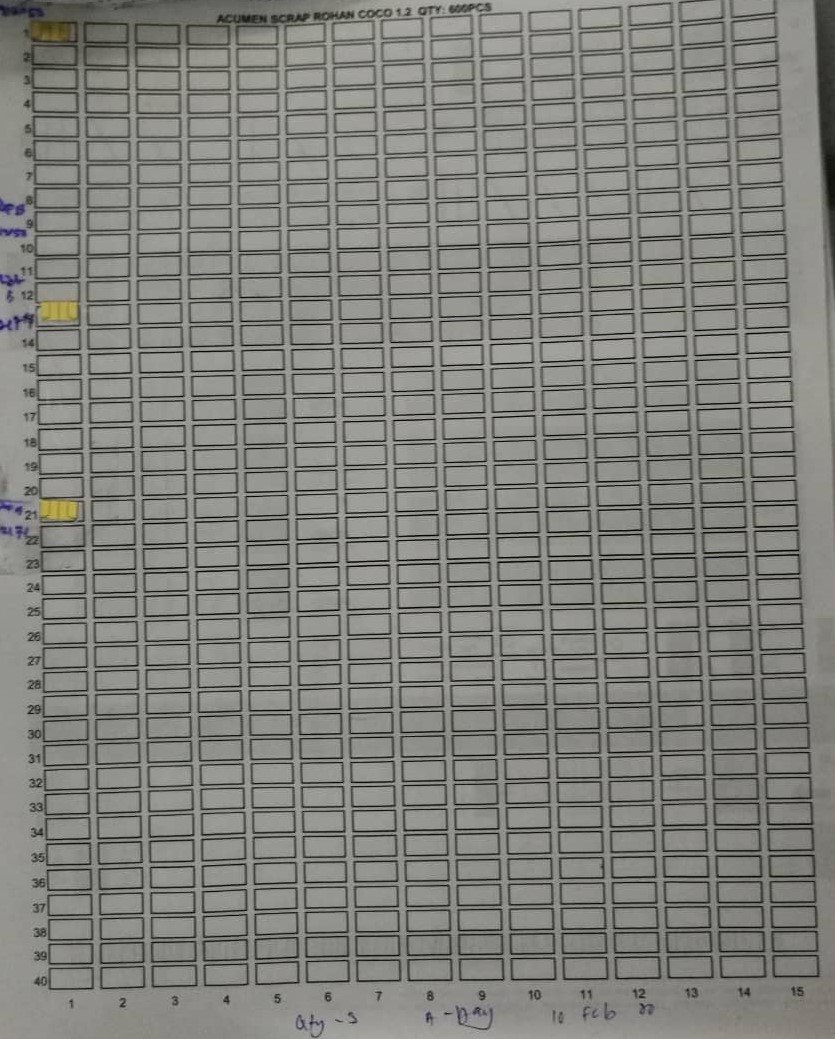
#> input picture Datasets/nus-sds-dsc2021/train_data/train_images/1063.jpg, 835 x 1039 px, found by its file name
$ jupyter execute --allow-errors digit_recogniser_xy.ipynb
#> lines starting #> are read from the running program, lines starting #| are printed output that depends on the picture; after the words box and inside, x2 and y2 are one past the last pixel; in counts of white or black regions, pixels touching at a corner belong together
### notebook/helper_functions.py
import cv2 as cv
import os


# Takes the image directory path and output a list of image matrices
def read_imgs(path):
    return {int(img.split(".")[0]): cv.imread(os.path.join(path, img)) for img in os.listdir(path)}


# Returns the coordinates of a bounding rectangle around all the input contours
def get_bounding_rect_coor(contours):
    min_x, min_y, max_x, max_y = 396, 549, 0, 0
    for cnt in contours:
        for pt in cnt:
            x, y = pt[0]
            max_x = max(max_x, x)
            max_y = max(max_y, y)
            min_x = min(min_x, x)
            min_y = min(min_y, y)
    return min_x, min_y, max_x, max_y

### notebook/digit_recogniser_xy.ipynb
[cell 1]
import cv2 as cv
import os
import numpy as np
import pandas as pd
import matplotlib.pyplot as plt
from helper_functions import read_imgs, get_bounding_rect_coor

[cell 2]
def handwritingExtract(file_path):
    img = plt.imread(file_path)
#> img is the input picture: shape (1039, 835, 3); mean R, G, B 130, 130.5, 125.5
#     cv.imshow("Original", img)
#     cv.waitKey(0)
    hsv = cv.cvtColor(img, cv.COLOR_BGR2HSV)
#> hsv: shape (1039, 835, 3); mean H, S, V 87.1, 12.5, 130.8
    h, s, v = cv.split(hsv)
# [4 lines of commented-out code are left out]
    inverted = s

    ret, th = cv.threshold(inverted, 150, 255, cv.THRESH_BINARY + cv.THRESH_OTSU)
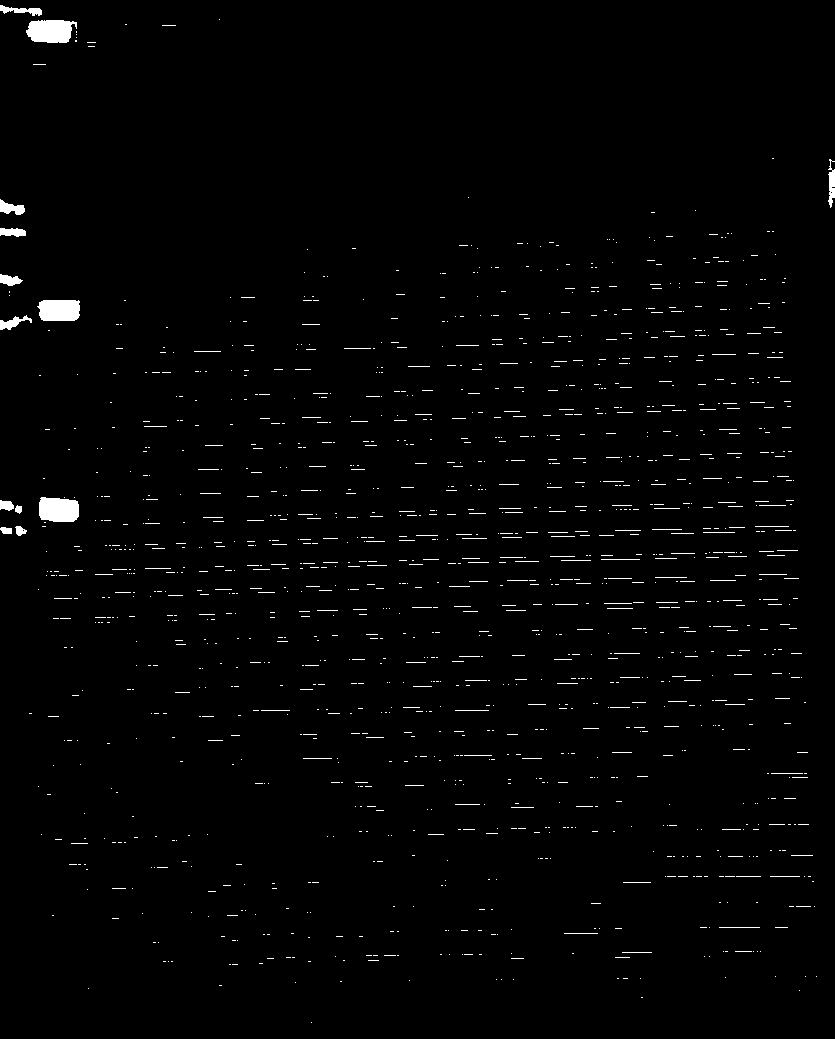
#> th: shape (1039, 835); 1.4% white; 1390 white regions (1304 under 20 px), largest, box (x1, y1, x2, y2) and area: (26, 20, 77, 43) 943, (39, 497, 79, 522) 881, (37, 300, 80, 321) 825
#> ret = 56
# [4 lines of commented-out code are left out]
    dilateKernel = np.ones((1, 30), np.uint8)
    dilated = cv.dilate(th, dilateKernel)
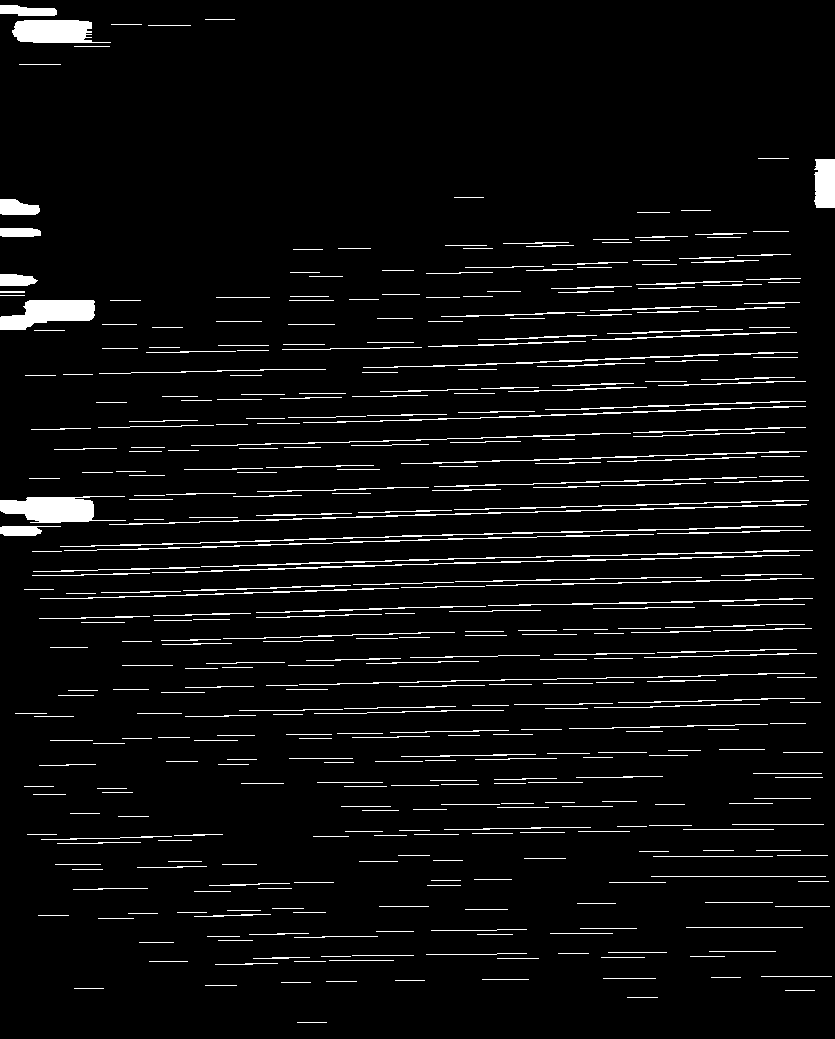
#> dilated: shape (1039, 835); 5.1% white; 417 white regions
#     cv.imshow("Dilated", dilated)
    contours, hierarchy = cv.findContours(dilated, cv.RETR_EXTERNAL, cv.CHAIN_APPROX_SIMPLE)
#> contours = 417 contours, 357 with area under 20; largest, box (x1, y1, x2, y2) and area: (0, 496, 126, 523) 1876, (0, 300, 95, 330) 1770, (12, 20, 111, 43) 1570, (814, 159, 835, 208) 897, (0, 199, 40, 215) 462
    imgShape = img.shape
#> imgShape = (1039, 835, 3)
    validContours = []
    for contour in contours:
        area = cv.contourArea(contour)
        x, y, w, h = cv.boundingRect(contour)
        if area > 100 and (y > 0.80 * imgShape[0] or y + h < 0.20 * imgShape[0]):
            validContours.append(contour)
#> this loop made 417 passes
#> (area, x, y, w, h) on passes 40, 415, 417: (23, 194, 914, 77, 3), (1570.5, 12, 20, 99, 23), (416.5, 0, 5, 57, 11)
#> after the loop, validContours = 2 contours; box (x1, y1, x2, y2) and area: (12, 20, 111, 43) 1570, (0, 5, 57, 16) 416

    contourImg = np.copy(img)
    cv.drawContours(contourImg, validContours, -1, (0, 255, 0), 3)
    cv.line(contourImg, (0, int(0.8 * imgShape[0])), (imgShape[1], int(0.8 * imgShape[0])), (255, 0, 0))
    cv.line(contourImg, (0, int(0.2 * imgShape[0])), (imgShape[1], int(0.2 * imgShape[0])), (255, 0, 0))
#     cv.imshow("Contours", contourImg)
#     cv.waitKey(0)

    candidates = []
    for contour in validContours:
        x, y, w, h = cv.boundingRect(contour)
        candidate = img[y:y+h, x:x+w]
        candidates.append(candidate)
#> this loop made 2 passes
#> (x, y, w, h) on passes 1 to 2: (12, 20, 99, 23), (0, 5, 57, 11)
#> after the loop, candidates = 2 items
#         cv.imshow("candidate", candidate)
#         cv.waitKey(0)
#     cv.destroyAllWindows()
    return candidates

[cell 3]
candidates = handwritingExtract(r"C:\Users\Asus\Downloads\nus-sds-dsc2021\train_data\train_images\1063.jpg")
#> candidates = 2 items

[cell 4]
for candidate in candidates:
    cv.imshow("candidate", candidate)
    cv.waitKey(0)
    cv.destroyAllWindows()
#> this loop made 2 passes

[cell 5]
digit_img = cv.resize(cv.cvtColor(candidates[-1], cv.COLOR_BGR2GRAY),(200, 200))
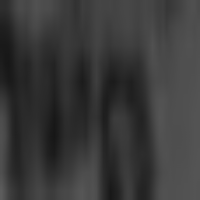
#> digit_img: shape (200, 200); min 22, max 92, mean 57

[cell 6]
hist = cv.calcHist([digit_img],[0],None,[10],[0,256])
#> hist = [314, 16260, 16091, 7335, 0, 0, 0, 0, 0, 0]
hist
#> Out = [314, 16260, 16091, 7335, 0, 0, 0, 0, 0, 0]

[cell 7]
# 1034, 375
plt.hist(digit_img.ravel(),10,[0,256]); plt.show()
cv.imshow("candidate", digit_img)
cv.waitKey(0)
cv.destroyAllWindows()

[cell 8]
cv.imshow("candidate", digit_img)
cv.waitKey(0)
cv.destroyAllWindows()

[cell 9]
img_dict = read_imgs(r"C:\Users\Asus\Downloads\nus-sds-dsc2021\train_data\train_images")
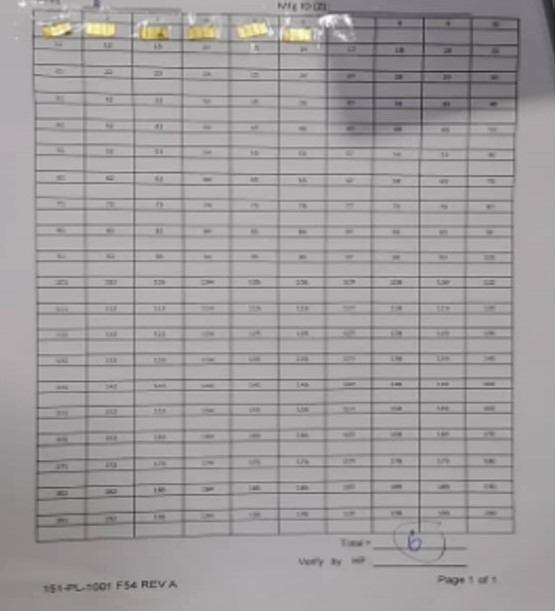
#> input picture Datasets/nus-sds-dsc2021/train_data/train_images/1002.jpg, 555 x 611 px, found by its file name
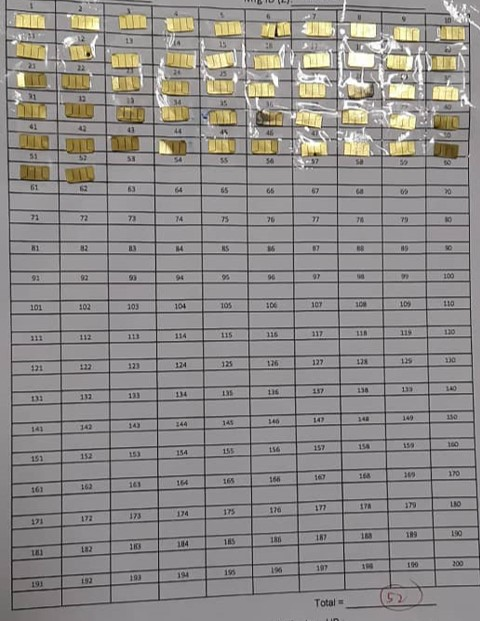
#> input picture Datasets/nus-sds-dsc2021/train_data/train_images/1003.jpg, 480 x 621 px, found by its file name
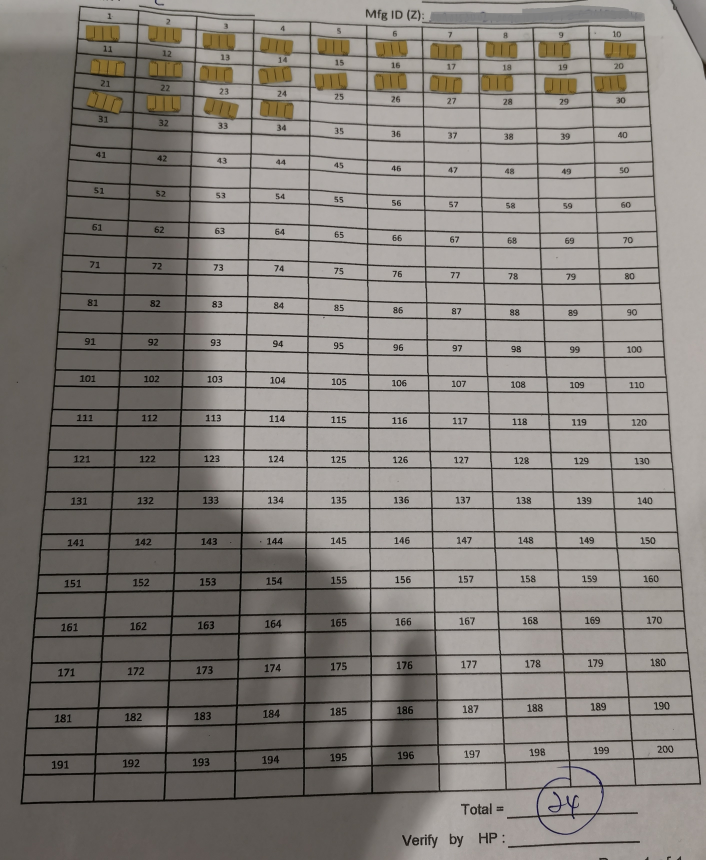
#> input picture Datasets/nus-sds-dsc2021/train_data/train_images/1004.jpg, 2821 x 3440 px, found by its file name (shown at 1/4 size)
#> img_dict = 4 items

[cell 10]
# 32 for merge issue
img = cv.resize(img_dict[1002].copy(), (396, 549))
#> img: shape (549, 396, 3)
count = 0

lab= cv.cvtColor(img, cv.COLOR_BGR2LAB)
#> lab: shape (549, 396, 3); mean of channels 0, 1, 2 164.8, 129.1, 128
l, a, b = cv.split(lab)
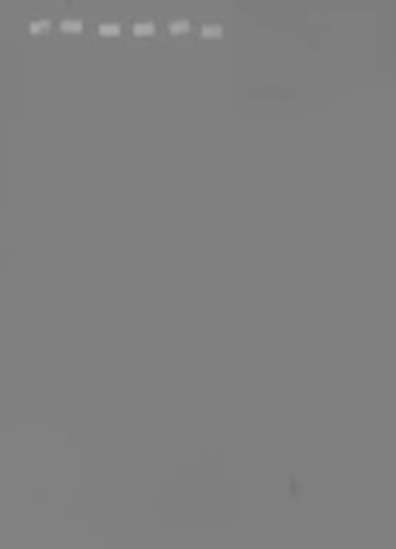
#> b: shape (549, 396); min 118, max 169, mean 128

# ret, th = cv.threshold(b, 135, 255, cv.THRESH_BINARY);
ret, th = cv.threshold(b, 0, 255, cv.THRESH_OTSU);
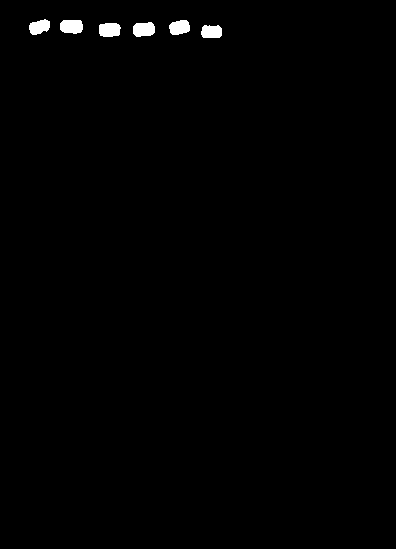
#> th: shape (549, 396); 0.72% white; 6 white regions
#> ret = 140

contours, hierarchy = cv.findContours(th, mode=cv.RETR_TREE, method=cv.CHAIN_APPROX_SIMPLE)
#> contours = 6 contours; box (x1, y1, x2, y2) and area: (60, 20, 83, 34) 251, (133, 22, 155, 37) 246, (99, 23, 121, 37) 241, (169, 20, 190, 35) 224, (29, 19, 50, 35) 215, (201, 25, 222, 38) 214
mask = np.zeros_like(img)

for cnt in contours:
    approx = cv.approxPolyDP(cnt, 0.01 * cv.arcLength(cnt, True), True)
    area = cv.contourArea(approx)
    if 150 < area:
        cv.drawContours(mask, [approx], -1, (0, 255, 0), 1)
        count += area//100
    elif 50 < area < 150:
        cv.drawContours(mask, [approx], -1, (0, 0, 255), 1)
        count += 1
    else:
        cv.drawContours(mask, [approx], -1, (255, 0, 0), 1)
#> this loop made 6 passes
#> (area, count) on passes 1 to 6: (214, 2), (241.5, 4), (245, 6), (223.5, 8), (250.5, 10), (214.5, 12)
#> after the loop, count = 12

min_x, min_y, max_x, max_y = get_bounding_rect_coor(contours)
#> the loop in get_bounding_rect_coor, `for cnt in contours:` made 6 passes
#> min_x = 29; min_y = 19; max_x = 221; max_y = 37
mask = cv.rectangle(mask, (min_x, min_y), (max_x, max_y), (0, 255, 0), 2)
#> mask: shape (549, 396, 3); mean of channels 0, 1, 2 0, 1.8, 0


print(count)
#| 12.0

[cell 11]
th = cv.cvtColor(th, cv.COLOR_GRAY2BGR)
#> th: shape (549, 396, 3); 0.72% white; 6 white regions, box (x1, y1, x2, y2) and area: (60, 20, 83, 34) 281, (133, 22, 155, 37) 275, (99, 23, 121, 37) 271, (169, 20, 190, 35) 252, (29, 19, 50, 35) 243, (201, 25, 222, 38) 242
b = cv.cvtColor(b, cv.COLOR_GRAY2BGR)
#> b: shape (549, 396, 3)
cv.imshow("window", cv.hconcat([th, img, mask]))
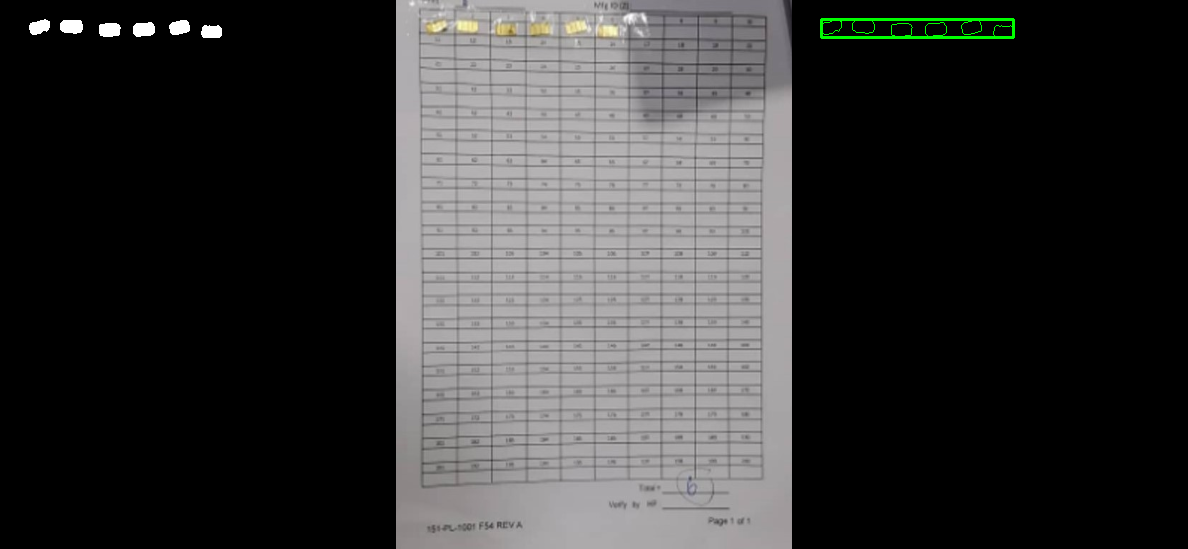
#> window 'window': shape (549, 1188, 3); mean B, G, R 53, 53.3, 53.5
# cv.imshow("window", mask)
cv.waitKey(0)
cv.destroyAllWindows()

[cell 12]
th = cv.bitwise_not(th)
#> (the rest of this cell did not finish here and is left out)

[cell 13]
cv.imshow("window", th)
# cv.imshow("window", mask)
cv.waitKey(0)
cv.destroyAllWindows()

[cell 14]
from random import randint

[cell 15]
# save the final model to file
from tensorflow.keras.datasets import mnist
from tensorflow.keras.utils import to_categorical
from tensorflow.keras.models import Sequential
from tensorflow.keras.layers import Conv2D
from tensorflow.keras.layers import MaxPooling2D
from tensorflow.keras.layers import Dense
from tensorflow.keras.layers import Flatten
from tensorflow.keras.optimizers import SGD

# load train and test dataset
def load_dataset():
    global extraX
    global extraY
    # load dataset
    (train_x, train_y), (testX, testY) = mnist.load_data()
    # reshape dataset to have a single channel
    train_x = train_x.reshape((train_x.shape[0], 28, 28, 1))
    testX = testX.reshape((testX.shape[0], 28, 28, 1))
    # one hot encode target values
    train_y = to_categorical(train_y)
    testY = to_categorical(testY)
    trainX = train_x[:1000]
    trainY = train_y[:1000]
    testX = testX[:300]
    testY = testY[:300]
    extraX = train_x[1000:1100]
    extraY = train_y[1000:1100]
    return trainX, trainY, testX, testY

# scale pixels
def prep_pixels(train, test):
    # convert from integers to floats
    train_norm = train.astype('float32')
    test_norm = test.astype('float32')
    # normalize to range 0-1
    train_norm = train_norm / 255.0
    test_norm = test_norm / 255.0
    # return normalized images
    return train_norm, test_norm

# define cnn model
def define_model():
    global model
    model = Sequential()
    model.add(Conv2D(32, (3, 3), activation='relu', kernel_initializer='he_uniform', input_shape=(28, 84, 1)))
    model.add(MaxPooling2D((2, 2)))
    model.add(Conv2D(64, (3, 3), activation='relu', kernel_initializer='he_uniform'))
    model.add(Conv2D(64, (3, 3), activation='relu', kernel_initializer='he_uniform'))
    model.add(MaxPooling2D((2, 2)))
    model.add(Flatten())
    model.add(Dense(100, activation='relu', kernel_initializer='he_uniform'))
    model.add(Dense(1000, activation='softmax'))
    # compile model
    opt = SGD(lr=0.01, momentum=0.9)
    model.compile(optimizer=opt, loss='categorical_crossentropy', metrics=['accuracy'])
    return model

# run the test harness for evaluating a model
def run_test_harness():
    # load dataset
#     trainX, trainY, testX, testY = load_dataset()
    trainX, trainY, testX, testY = new_trainX, new_trainY, new_testX, new_testY
    # prepare pixel data
    trainX, testX = prep_pixels(trainX, testX)
    # define model
    model = define_model()
    # fit model
    model.fit(trainX, trainY, epochs=5, batch_size=32, verbose=1)
    # save model
#     model.save('final_model.h5')

# entry point, run the test harness
#> (the rest of this cell did not finish here and is left out)

#> (a cell that did not finish here is left out)

#> (a cell that did not finish here is left out)

[cell 18]
i = 2345
#> (the rest of this cell did not finish here and is left out)

#> (a cell that did not finish here is left out)

[cell 20]
new_trainY = np.zeros((15000, 1000))
new_trainX = np.zeros((15000, 28, 84, 1))
new_testY = np.zeros((4500, 1000))
new_testX = np.zeros((4500, 28, 84, 1))

#> (a cell that did not finish here is left out)

[cell 22]
print(np.where(new_trainY[52] == 1))
plt.imshow(new_trainX[52])
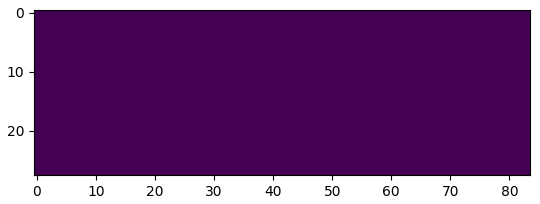
#> figure drawn by matplotlib, 1 panel
